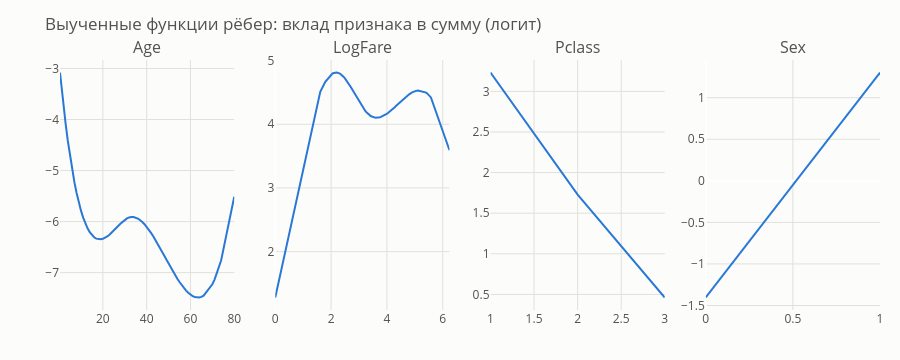

The code cell stored with this chart in its notebook:
### Markdown cell above
## 3. Что выучила сеть

У KAN обучаются не числа, а функции — достанем каждую φ и нарисуем. По оси X —
значение признака, по оси Y — его вклад в score: чем выше кривая, тем больше
шансов выжить.

### Code cell
plot_edge_functions(model, dataset, FEATURES)

### Figure 1 — Plotly figure (JSON) as saved in the notebook; plotly's stock layout.template omitted (floating-point values rounded to 4 significant figures; data arrays with more than 128 entries replaced by an {"elided": "..."} marker saying what was removed)
{"data": [{"line": {"color": "#2a78d6", "width": 2}, "mode": "lines", "showlegend": false, "type": "scatter", "x": {"elided": "712 float values"}, "xaxis": "x", "y": {"elided": "712 float values"}, "yaxis": "y"}, {"line": {"color": "#2a78d6", "width": 2}, "mode": "lines", "showlegend": false, "type": "scatter", "x": {"elided": "712 float values"}, "xaxis": "x2", "y": {"elided": "712 float values"}, "yaxis": "y2"}, {"line": {"color": "#2a78d6", "width": 2}, "mode": "lines", "showlegend": false, "type": "scatter", "x": {"elided": "712 float values"}, "xaxis": "x3", "y": {"elided": "712 float values"}, "yaxis": "y3"}, {"line": {"color": "#2a78d6", "width": 2}, "mode": "lines", "showlegend": false, "type": "scatter", "x": {"elided": "712 float values"}, "xaxis": "x4", "y": {"elided": "712 float values"}, "yaxis": "y4"}], "layout": {"annotations": [{"font": {"size": 16}, "showarrow": false, "text": "Age", "x": 0.1062, "xanchor": "center", "xref": "paper", "y": 1.0, "yanchor": "bottom", "yref": "paper"}, {"font": {"size": 16}, "showarrow": false, "text": "LogFare", "x": 0.3688, "xanchor": "center", "xref": "paper", "y": 1.0, "yanchor": "bottom", "yref": "paper"}, {"font": {"size": 16}, "showarrow": false, "text": "Pclass", "x": 0.6313, "xanchor": "center", "xref": "paper", "y": 1.0, "yanchor": "bottom", "yref": "paper"}, {"font": {"size": 16}, "showarrow": false, "text": "Sex", "x": 0.8938, "xanchor": "center", "xref": "paper", "y": 1.0, "yanchor": "bottom", "yref": "paper"}], "font": {"color": "#52514e"}, "height": 360, "margin": {"b": 50, "l": 60, "r": 20, "t": 60}, "paper_bgcolor": "#fcfcfb", "plot_bgcolor": "#fcfcfb", "title": {"text": "Выученные функции рёбер: вклад признака в сумму (логит)"}, "xaxis": {"anchor": "y", "domain": [0.0, 0.2125], "gridcolor": "#e1e0d9"}, "xaxis2": {"anchor": "y2", "domain": [0.2625, 0.475], "gridcolor": "#e1e0d9"}, "xaxis3": {"anchor": "y3", "domain": [0.525, 0.7375], "gridcolor": "#e1e0d9"}, "xaxis4": {"anchor": "y4", "domain": [0.7875, 1.0], "gridcolor": "#e1e0d9"}, "yaxis": {"anchor": "x", "domain": [0.0, 1.0], "gridcolor": "#e1e0d9"}, "yaxis2": {"anchor": "x2", "domain": [0.0, 1.0], "gridcolor": "#e1e0d9"}, "yaxis3": {"anchor": "x3", "domain": [0.0, 1.0], "gridcolor": "#e1e0d9"}, "yaxis4": {"anchor": "x4", "domain": [0.0, 1.0], "gridcolor": "#e1e0d9"}}}
